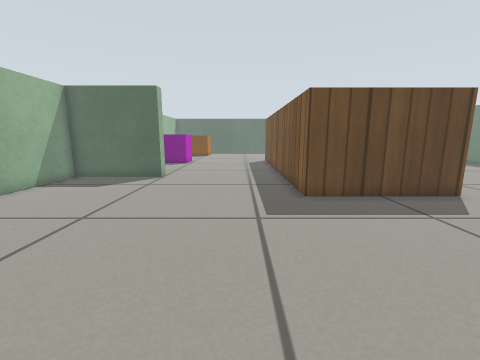
View 1 (above)

20 first-person views from a walk through a world built for the Gazebo simulator. The camera is 0.45 m above the floor, tilts 10° down and sees 90° across. The floor is counted in squares, 0.2 m on a side. Each view is taken from the middle of a square. On the plan, view 1 faces up. The plan holds only what a view shows up to about 16 squares ahead; the rest is blank. Simple patterns stand in for the simulator's built-in surfaces.

View 2
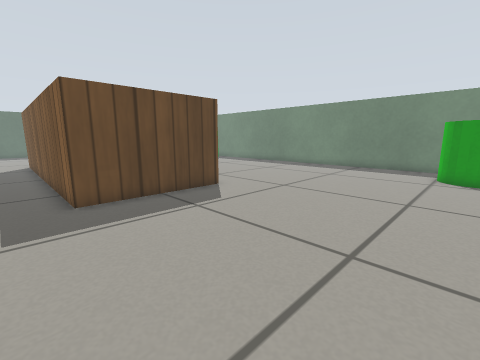

View 3
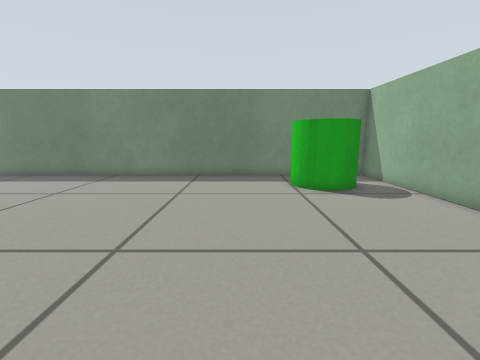

View 4
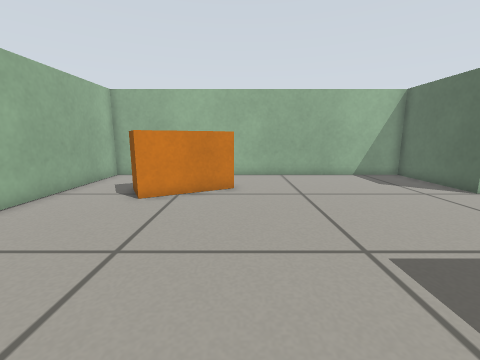

View 5
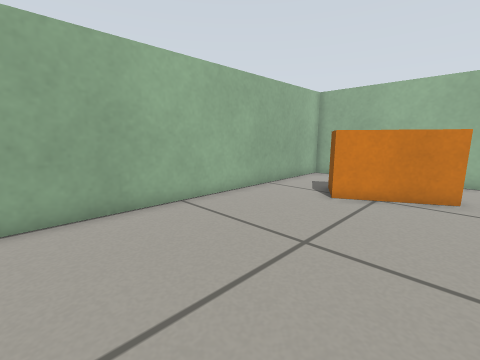

View 6
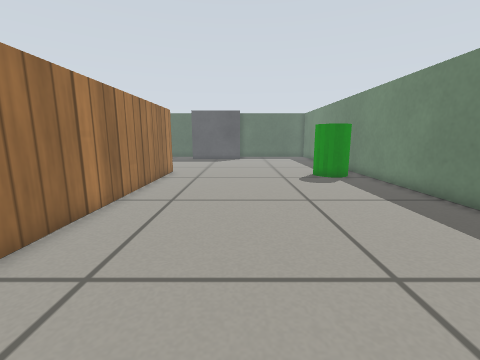

View 7
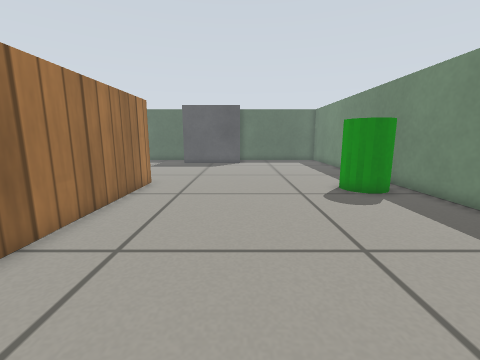

View 8
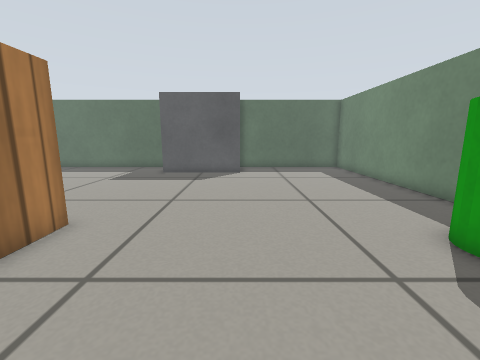

View 9
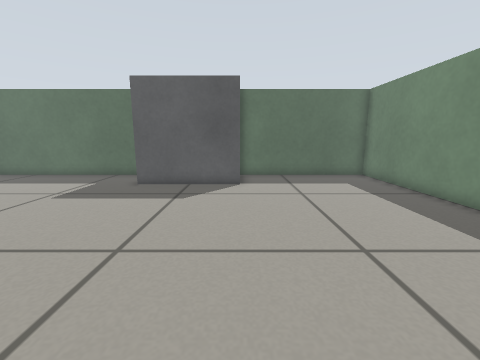

View 10
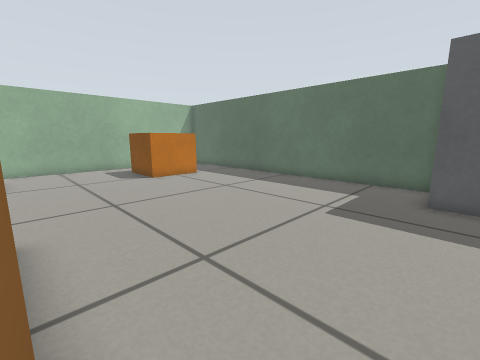

View 11
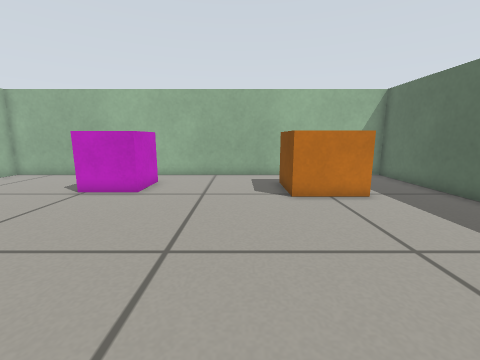

View 12
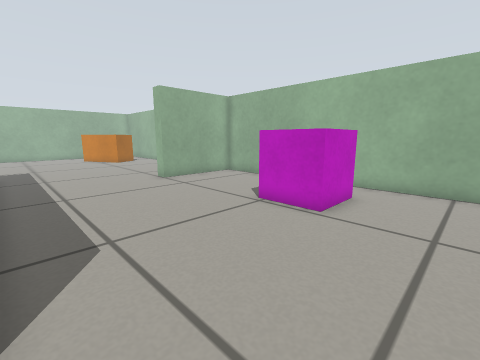

View 13
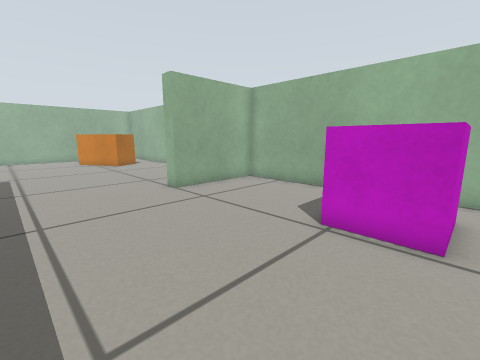

View 14
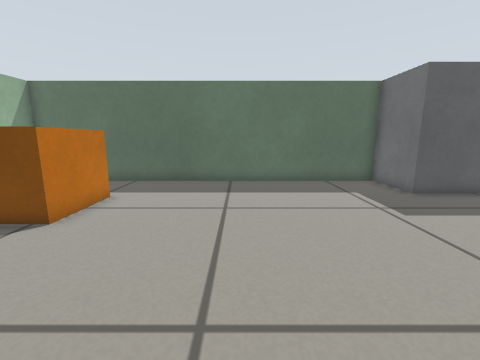

View 15
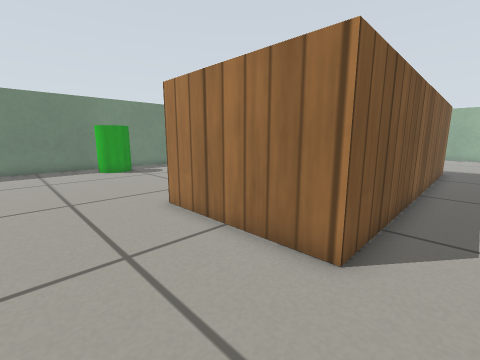

View 16
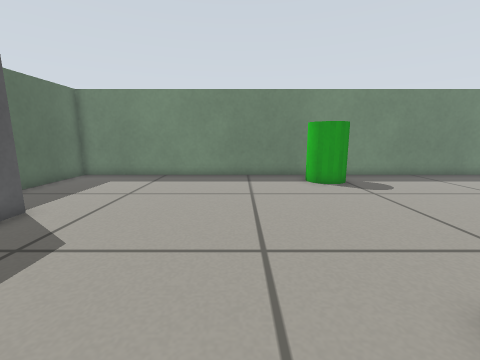

View 17
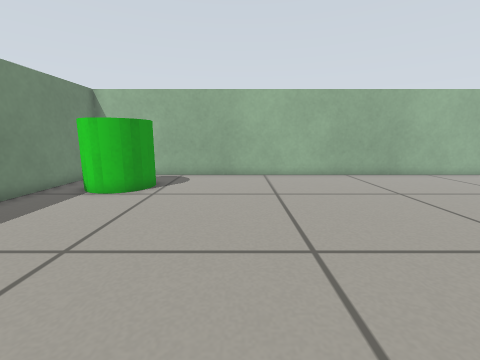

View 18
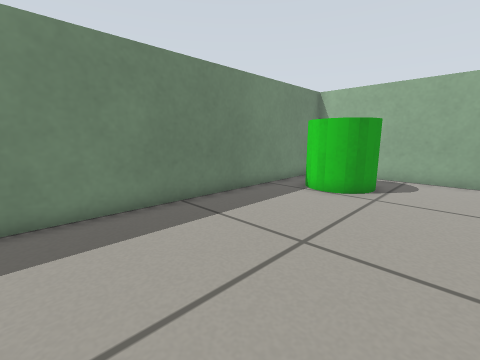

View 19
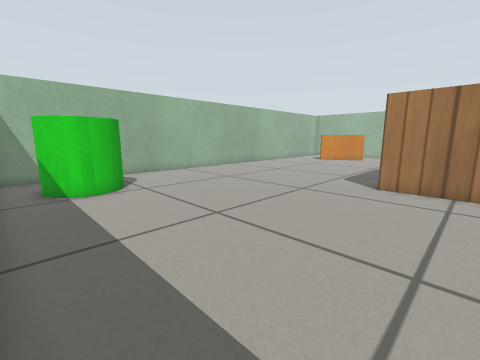

View 20
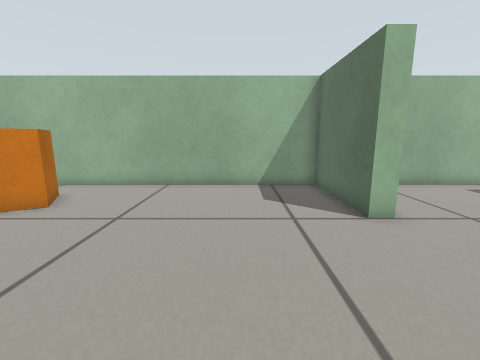

### Floor plan
Key: @ floor where view 1 was taken; # wall or solid block; . floor; B wooden box; C green cylinder; R orange box; G grey box; M magenta box.
Columns run from 10 left of view 1 to 21 right of it. Each row starts with its distance up from view 1.
 37 ###################    #########
 36 #.................G     .......#
 35 # ................G     .......#
 34 #   ..............GGGGGG.......#
 33 #     R........................#
 32 #     R........................#
 31 #     R........................#
 30 #..RRRR........................#
 29 #..............................#
 28 #..............................#
 27 #..............................#
 26 #..............................#
 25 #..............................#
 24 #..MMM.......BBBBBB............#
 23 #.   M.......B    B.........CC.#
 22 #    M.......B    B.........CC.#
 21 #.   M.......B    B............#
 20 #............B    B............#
 19 #............B    B............#
 18 #............B    B............#
 17 #............B    B............#
 16 #............B    B............#
 15 #............B    B............#
 14 ######.......B    B............#
 13 #............B    B............#
 12 #............B    B............#
 11 #............B    B............#
 10 #............B    B............#
  9 #............BBBBBB............#
  8 #..............................#
  7 #..............................#
  6 #..............................#
  5 #..............................#
  4 #...R..........................#
  3 #..RRR.........................#
  2 #..  R.........................#
  1 #     R....................CC..#
  0 #    RR...@...............C  C.#
 -1 #   .R.....................C ..#
 -2 # .............................#
 -3 #..............................#
 -4 ################################

Positions as (right, up) in squares from view 1, and headings:
1: (0, 0), facing up
2: (1, 0), facing up-right
3: (6, 4), facing right
4: (5, 4), facing left
5: (5, 4), facing down-left
6: (13, 8), facing up
7: (13, 12), facing up
8: (13, 18), facing up
9: (13, 22), facing up
10: (9, 24), facing up-left
11: (5, 28), facing left
12: (2, 27), facing down-left
13: (1, 24), facing down-left
14: (1, 24), facing up
15: (1, 28), facing down-right
16: (6, 27), facing right
17: (12, 11), facing down
18: (13, 11), facing down-right
19: (20, 12), facing down-left
20: (2, 10), facing left
